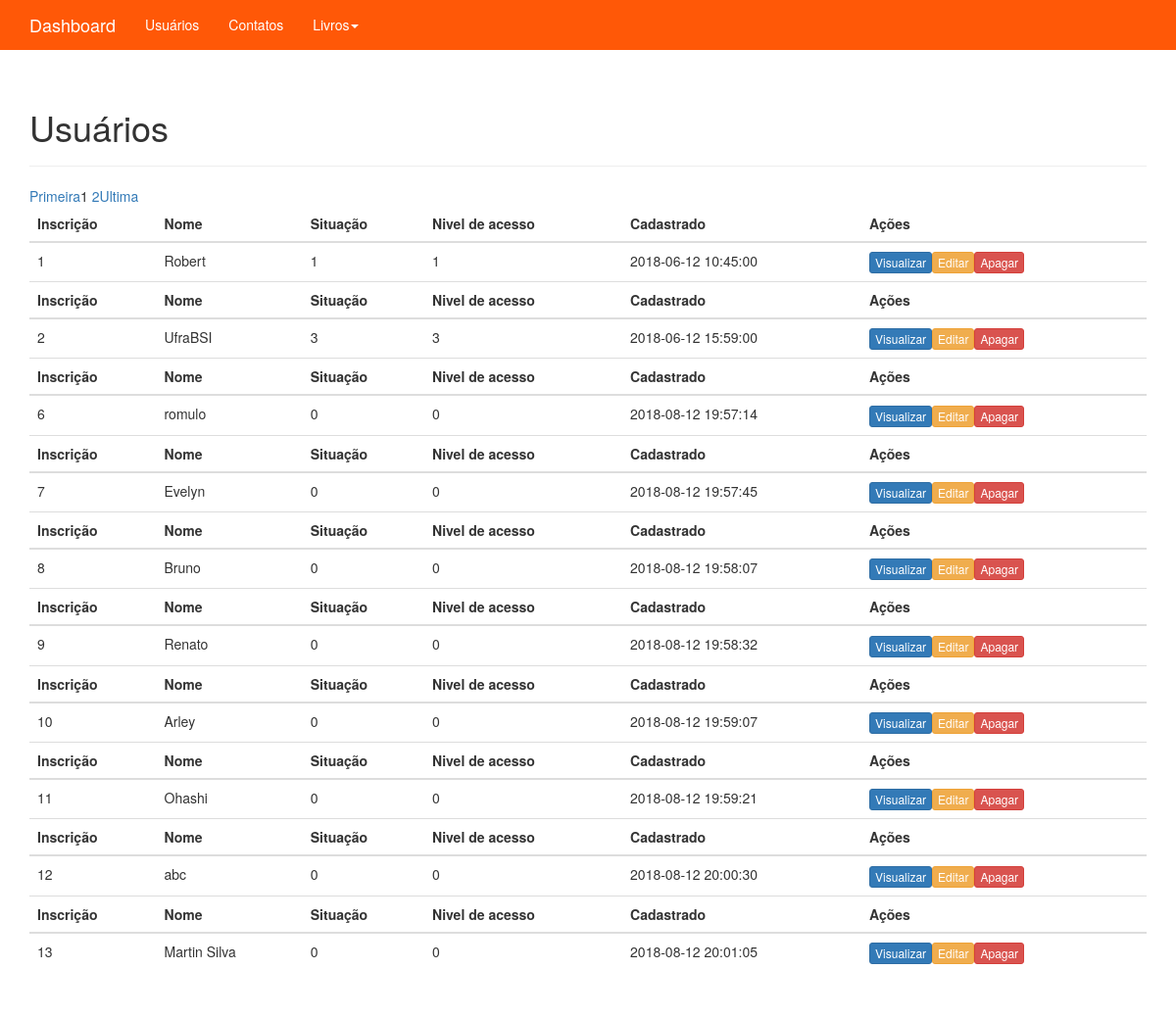
The app's page /adm/administrativo.php (signed in) with its own data.
### tables this page shows
CREATE TABLE `usuarios` (
  `id` int(11) NOT NULL,
  `nome` varchar(220) NOT NULL,
  `email` varchar(520) NOT NULL,
  `senha` varchar(50) NOT NULL,
  `situacoe_id` int(11) NOT NULL DEFAULT 0,
  `niveis_acesso_id` int(11) NOT NULL,
  `created` datetime NOT NULL,
  `modified` datetime DEFAULT NULL
);

### adm/administrativo.php (the view, shortened to what this page needs)
<?php
	include_once("conexao/conexao.php");
?>
<!DOCTYPE html>
<html lang="pt-br">
	<head>
		<link href="css/bootstrap.css" rel="stylesheet">
		<link href="css/ie10-viewport-bug-workaround.css" rel="stylesheet">
		<link href="css/theme.css" rel="stylesheet">
	</head>
	<body role="document">
    <nav class="navbar navbar-inverse navbar-fixed-top">
		<div class="container">
			<div class="navbar-header">
				<a class="navbar-brand" href="#">Dashboard</a>
			</div>
			<div id="navbar" class="navbar-collapse collapse">
				<ul class="nav navbar-nav">
					<li><a href="#">Usuários</a></li>
					<li><a href="ver_contatos.php">Contatos</a></li>
					<li class="dropdown">
						<a href="#" class="dropdown-toggle" data-toggle="dropdown" role="button" aria-haspopup="true" aria-expanded="false">Livros<span class="caret"></span></a>
					</li>
				</ul>
			</div>
		</div>
    </nav>
	<?php
		$pagina_atual = filter_input(INPUT_GET,'pagina', FILTER_SANITIZE_NUMBER_INT);
		$pagina = (!empty($pagina_atual)) ? $pagina_atual : 1;
		$qnt_result_pg = 10;
		$inicio = ($qnt_result_pg * $pagina) - $qnt_result_pg;
		?>
	<div class="container theme-showcase" role="main">
		<div class="page-header">
			<h1>Usuários</h1>
		</div>
		<div class="row">
			<div class="col-md-12">
				<table class="table">
				<?php
					$result_usuarios = "SELECT * FROM usuarios LIMIT $inicio, $qnt_result_pg";
					$resultado_usuarios = mysqli_query($conn, $result_usuarios);
					while($row_usuario = mysqli_fetch_assoc($resultado_usuarios)){
					echo"
					<thead>
						<tr>
							<th>Inscrição</th>
							<th>Nome</th>
							<th>Situação</th>
							<th>Nivel de acesso</th>
							<th>Cadastrado</th>
							<th>Ações</th>
						</tr>
					</thead>
					<tbody>
						<tr>
							<td>". $row_usuario['id'] ."</td>
							<td>". $row_usuario['nome'] ."</td>
							<td>". $row_usuario['situacoe_id'] ."</td>
							<td>". $row_usuario['niveis_acesso_id'] ."</td>
							<td>". $row_usuario['created'] ."</td>
							<td>
								<a button type='button' class='btn btn-xs btn-primary'>Visualizar</button>
								<a button type='button' class='btn btn-xs btn-warning' href='edit_usuario.php?id=" . $row_usuario['id'] . "'>Editar</button>
								<a button type='button' class='btn btn-xs btn-danger' href='proc_apagar_usuario.php?id=" . $row_usuario['id'] . "'>Apagar</button>
							</td>
						</tr>
					</tbody>";
				}
		$result_pg = "SELECT COUNT(id) AS num_result FROM usuarios";
		$resultado_pg = mysqli_query($conn, $result_pg);
		$row_pg = mysqli_fetch_assoc($resultado_pg);
		$quantidade_pg = ceil($row_pg['num_result'] / $qnt_result_pg);
		$max_links = 2;
		echo "<a href='administrativo.php?pagina=1'>Primeira</a> ";
		for($pag_dep = $pagina + 1; $pag_dep <= $pagina + $max_links; $pag_dep++){
			if($pag_dep <= $quantidade_pg){
				echo "<a href='administrativo.php?pagina=$pag_dep'>$pag_dep</a> ";
			}
		}
		echo "<a href='administrativo.php?pagina=$quantidade_pg'>Ultima</a>";
		?>
				</table>
			</div>
		</div>
	</div>
  </body>
</html>

### adm/css/theme.css (style rules this page uses)
body { padding-top: 70px; padding-bottom: 30px; }

### records on screen
usuarios: id "1", nome "Robert", situacoe "1", niveis_acesso "1", created "2018-06-12 10:45:00"
usuarios: id "2", nome "UfraBSI", situacoe "3", niveis_acesso "3", created "2018-06-12 15:59:00"
usuarios: id "6", nome "romulo", situacoe "0", niveis_acesso "0", created "2018-08-12 19:57:14"
usuarios: id "7", nome "Evelyn", situacoe "0", niveis_acesso "0", created "2018-08-12 19:57:45"
usuarios: id "8", nome "Bruno", situacoe "0", niveis_acesso "0", created "2018-08-12 19:58:07"
usuarios: id "9", nome "Renato", situacoe "0", niveis_acesso "0", created "2018-08-12 19:58:32"
usuarios: id "10", nome "Arley", situacoe "0", niveis_acesso "0", created "2018-08-12 19:59:07"
usuarios: id "11", nome "Ohashi", situacoe "0", niveis_acesso "0", created "2018-08-12 19:59:21"
usuarios: id "12", nome "abc", situacoe "0", niveis_acesso "0", created "2018-08-12 20:00:30"
usuarios: id "13", nome "Martin Silva", situacoe "0", niveis_acesso "0", created "2018-08-12 20:01:05"
